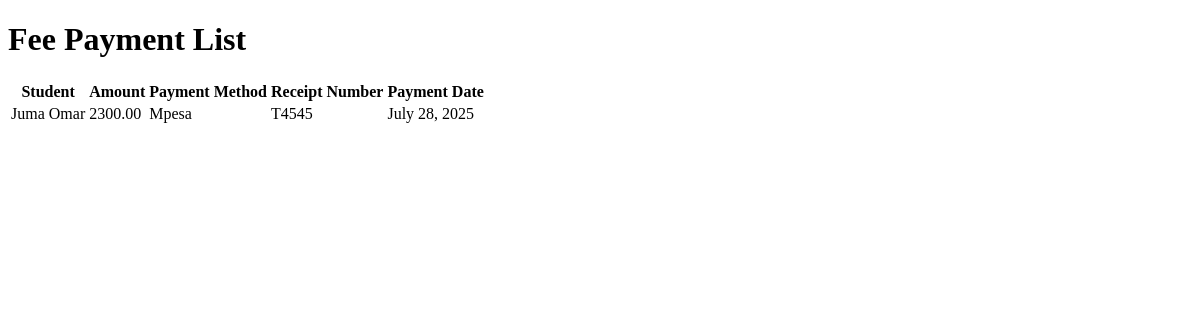
The page /finance/payments/ on the database as committed earlier.
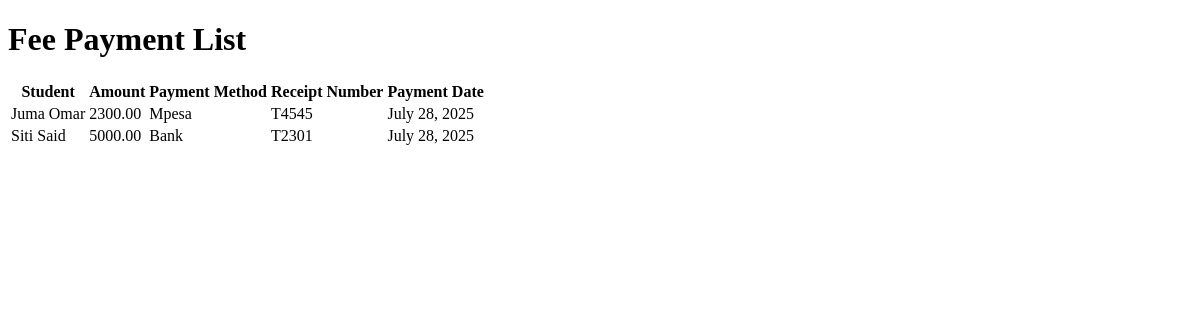
The same page on the database as committed later.
### finance/models.py (models this page shows, shortened)
class Payment(models.Model):
    student = models.ForeignKey('students.Student', on_delete=models.CASCADE, null=True, blank=True)
    fee = models.ForeignKey(FeeType, on_delete=models.CASCADE)
    amount = models.DecimalField(max_digits=10, decimal_places=2)
    payment_date = models.DateField(auto_now_add=True)
    payment_method = models.CharField(max_length=50)
    receipt_number = models.CharField(max_length=100, unique=True)

### students/models.py (models this page shows, shortened)
class Student(models.Model):
    first_name = models.CharField(max_length=50)
    last_name = models.CharField(max_length=50)
    email = models.EmailField(unique=True)
    user = models.OneToOneField(User, on_delete=models.CASCADE)
    adm_no = models.CharField(max_length=100)
    grade = models.ForeignKey(ClassRoom, on_delete=models.CASCADE)
    fee_type = models.ManyToManyField('finance.FeeType', blank=True)

### finance/views.py (the view)
# urls.py: path('payments/', views.FeePaymentListView.as_view(), name='fee_payments'),
class FeePaymentListView(ListView):
    model = Payment
    template_name = 'finance/fee_payment_list.html'
    context_object_name = 'payments'
    def get_queryset(self):
        return Payment.objects.select_related('student').all()

### finance/templates/finance/fee_payment_list.html (shortened to what this page needs)
<!DOCTYPE html>
<html lang="en">
<head>
</head>
<body>
    <h1>Fee Payment List</h1>
    <table>
        <thead>
            <tr>
                <th>Student</th>
                <th>Amount</th>
                <th>Payment Method</th>
                <th>Receipt Number</th>
                <th>Payment Date</th>
            </tr>
        </thead>
        <tbody>
            {% for payment in payments %}
            <tr>
                <td>{{ payment.student.user.get_full_name }}</td>
                <td>{{ payment.amount }}</td>
                <td>{{ payment.payment_method }}</td>
                <td>{{ payment.receipt_number }}</td>
                <td>{{ payment.payment_date }}</td>
            </tr>
            {% empty %}
            <tr>
                <td colspan="5">No payments found.</td>
            </tr>
            {% endfor %}
        </tbody>
    </table>
</body>
</html>

Rows that differ between the two databases and show on the page:
added Payment: student.user.get_full_name "Siti Said", amount "5000.00", payment_method "Bank", receipt_number "T2301", payment_date "July 28, 2025"
